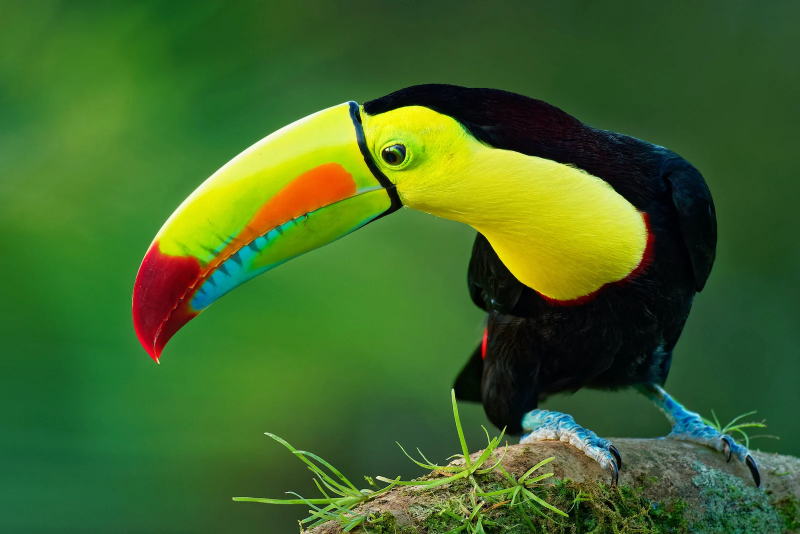
#> input picture 2_2_Mean_Shift/img/bird.png, 1600 x 1067 px, given in place of color_monkey_xs.jpg, which was not available (shown at 1/2 size)
$ python test3.py
#> lines starting #> are read from the running program, lines starting #| are printed output that depends on the picture; pictures that were not available may be replaced by others from this repository, and a replacement may not be noted
import numpy as np
import matplotlib.pyplot as plt
from matplotlib import cm
from sklearn.datasets import load_sample_image
from scipy.ndimage import gaussian_filter
import cv2 as cv

# Beispielbild laden (China Lake Bild von sklearn)
#china = load_sample_image("china.jpg")

#image_filename = "bird_xs.png"
image_filename = "color_monkey_xs.jpg"
img = cv.imread(f"/home/michael/school/gitclones/2_BVA/2_2_Mean_Shift/img/{image_filename}")
#> img is the input picture: shape (1067, 1600, 3); mean B, G, R 39.8, 103.6, 64.9
#img = img[::10, ::10]  # Bild verkleinern für bessere Performance

# RGB-Werte extrahieren
pixels = img.reshape(-1, 3)

# Histogramm der RGB-Verteilung (hier nur R und G, B fix auf ~128 für 2D-Darstellung)
# -> Eine Art Slice durch den RGB-Würfel
r = pixels[:, 0]
g = pixels[:, 1]
b = pixels[:, 2]

# B in Bins klassifizieren, z. B. [120, 136]
b_mask = (b > 120) & (b < 136)
r_filtered = r[b_mask]
g_filtered = g[b_mask]

# Histogramm (2D Dichte) berechnen
bins = 32
hist, xedges, yedges = np.histogram2d(r_filtered, g_filtered, bins=bins, range=[[0, 256], [0, 256]])
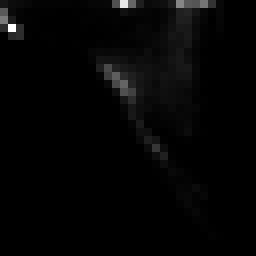
#> hist: shape (32, 32) float64 (shown 8 times larger); min 0, max 1104, mean 21.4; drawn with min black and max white
#> xedges = 33 values from 0 to 256; yedges = 33 values from 0 to 256
hist = gaussian_filter(hist, sigma=1.2)  # Glätten für schönere Oberfläche
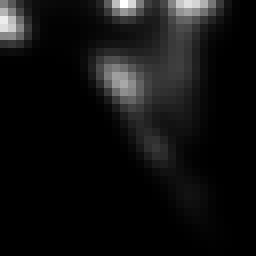
#> hist: shape (32, 32) float64 (shown 8 times larger); min 0, max 318, mean 21.4; drawn with min black and max white

# Meshgrid erstellen
x_centers = (xedges[:-1] + xedges[1:]) / 2
#> x_centers = 32 values from 4 to 252
y_centers = (yedges[:-1] + yedges[1:]) / 2
#> y_centers = 32 values from 4 to 252
X, Y = np.meshgrid(x_centers, y_centers)

# Plot
fig = plt.figure(figsize=(10, 7))
ax = fig.add_subplot(111, projection='3d')
surf = ax.plot_surface(X, Y, hist.T, cmap=cm.viridis, edgecolor='k', linewidth=0.1)
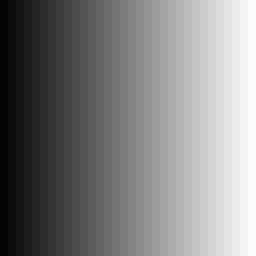
#> X: shape (32, 32) float64 (shown 8 times larger); min 4, max 252, mean 128

ax.set_title("3D Color Density Topography (R-G Plane, B ≈ 128)")
ax.set_xlabel("Red")
ax.set_ylabel("Green")
ax.set_zlabel("Density")

plt.tight_layout()
plt.show()
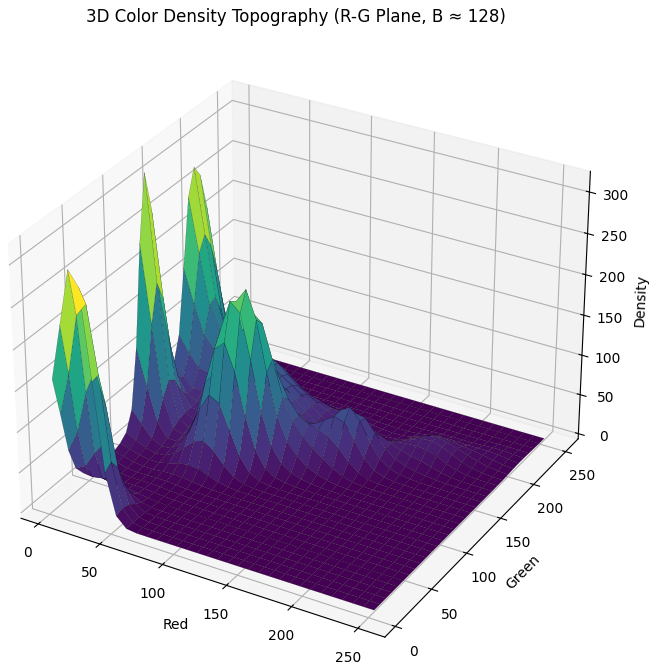
#> figure drawn by matplotlib, 1 panel
